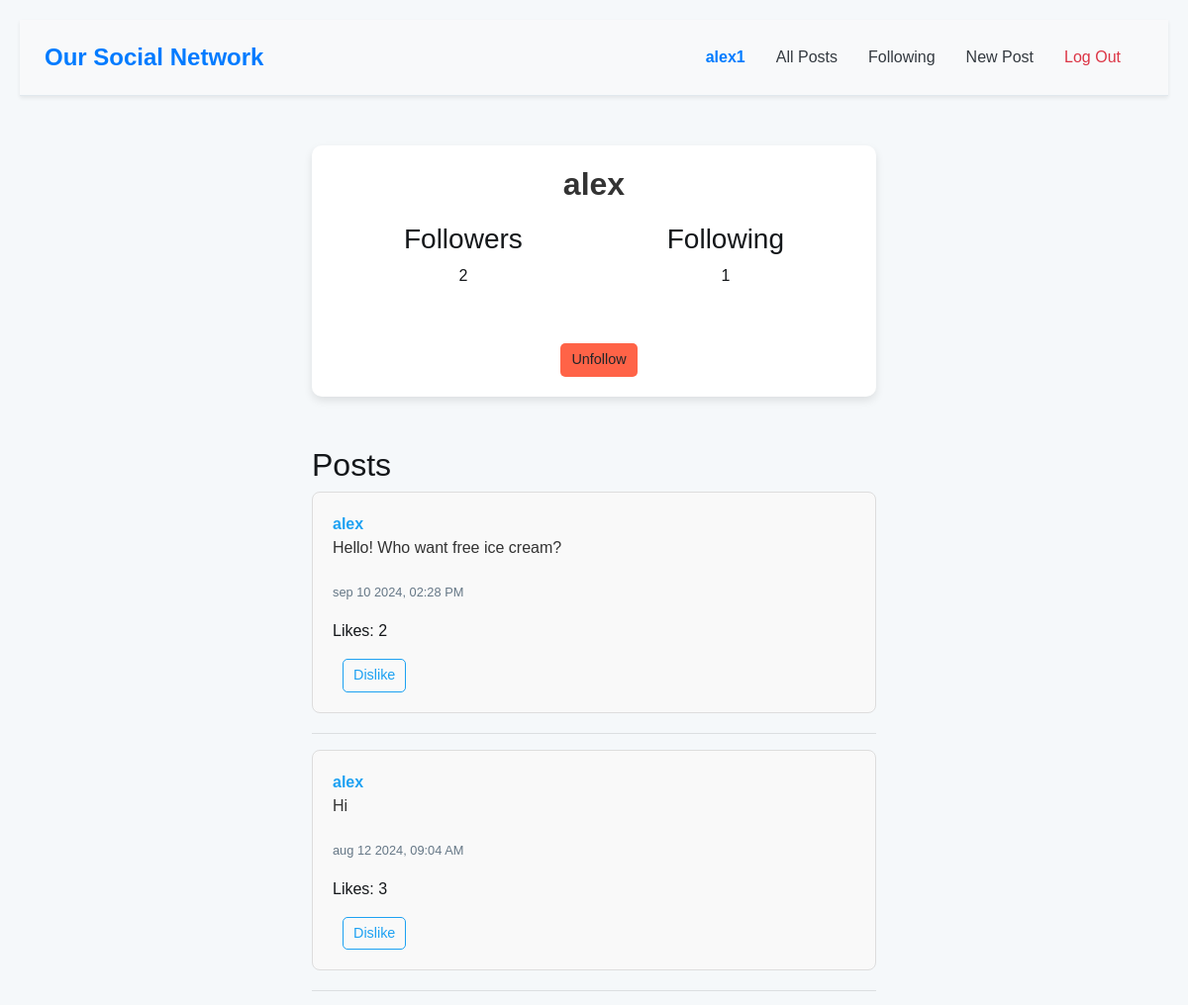
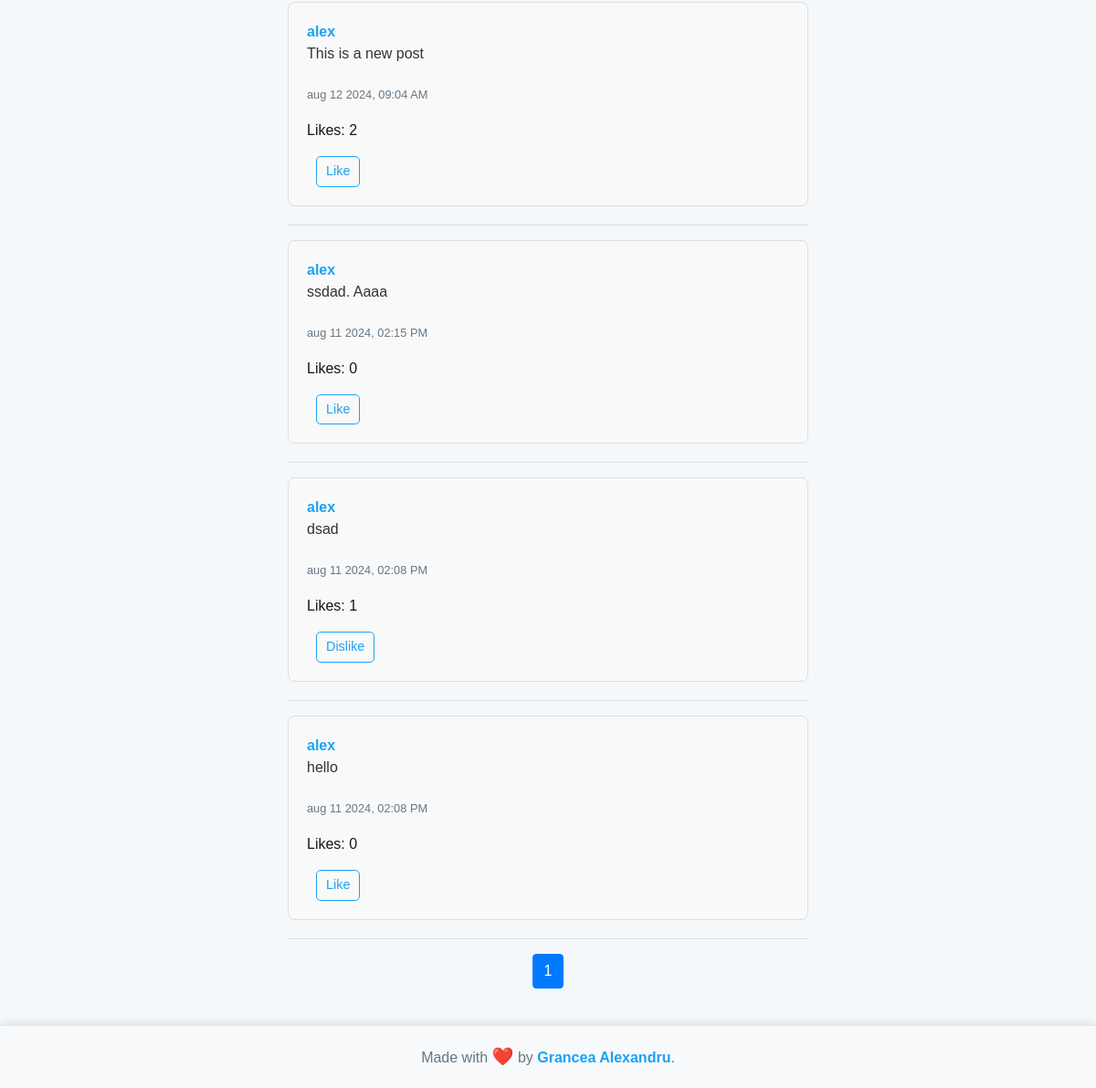
Page /profile/alex (signed in) on the committed database (2 pictures, top to bottom).
### network/models.py (models this page shows, shortened)
class User(AbstractUser):
    followers = models.ManyToManyField("self", blank=True, symmetrical=False, related_name="following")

class Post(models.Model):
    user = models.ForeignKey(User, on_delete=models.CASCADE, related_name="posts")
    content = models.TextField(blank=True)
    timestamp = models.DateTimeField(auto_now_add=True)
    likes = models.ManyToManyField(User, related_name="liked_posts")

### network/views.py (the view)
# urls.py: path("profile/<str:username>", views.profile, name="profile"),
def profile(request, username):
    profile_user = User.objects.get(username=username)
    posts = Post.objects.filter(user=profile_user).order_by('-timestamp')
    paginator = Paginator(posts, 10)
    page_number = request.GET.get('page')
    page_obj = paginator.get_page(page_number)
    return render(request, 'network/profile.html', {
        "profile_user": profile_user,
        'page_obj': page_obj,
        "actual_user": request.user
    })

### network/templates/network/profile.html (shortened to what this page needs)
{% extends "network/layout.html" %}
{% block body %}
    <div class="profile-container">
        <div class="profile-header">
            <h2 class="profile-username">{{ profile_user.username }}</h2>
            <div class="profile-stats">
                <div class="profile-stat">
                    <h3>Followers</h3>
                    <p>{{ profile_user.followers.count }}</p>
                </div>
                <div class="profile-stat">
                    <h3>Following</h3>
                    <p>{{ profile_user.following.count }}</p>
                </div>
            </div>
            {% if user.is_authenticated %}
                {% if actual_user != profile_user %}
                    <div class="profile-actions">
                        {% if profile_user in actual_user.following.all %}
                            <a href="{% url 'unfollow' profile_user.id %}" class="btn btn-unfollow">Unfollow</a>
                        {% else %}
                            <a href="{% url 'follow' profile_user.id %}" class="btn btn-follow">Follow</a>
                        {% endif %}
                    </div>
                {% endif %}
            {% endif %}
        </div>
    </div>
    <h2>Posts</h2>
    {% for post in page_obj %}
        <div class="post" id="post-{{ post.id }}">
            <a href="{% url 'profile' post.user.username %}">{{ post.user }}</a>
            <p class="post-content">{{ post.content }}</p>
            <p><small>{{ post.timestamp|date:"b d Y, h:i A" }}</small></p>
            <p class="likes-count">Likes: {{ post.likes.count }}</p>
            {% if request.user in post.likes.all %}
                <button class="btn btn-sm btn-outline-primary like-btn" data-post-id="{{ post.id }}">Dislike</button>
            {% else %}
                <button class="btn btn-sm btn-outline-primary like-btn" data-post-id="{{ post.id }}">Like</button>
            {% endif %}
        </div>
        <hr>
    {% endfor %}
    <nav aria-label="Page navigation">
        <ul class="pagination justify-content-center">
            {% for num in page_obj.paginator.page_range %}
                <li class="page-item {% if page_obj.number == num %}active{% endif %}">
                    <a class="page-link" href="?page={{ num }}">{{ num }}</a>
                </li>
            {% endfor %}
        </ul>
    </nav>
{% endblock %}

### network/templates/network/layout.html (shortened to what this page needs)
{% load static %}
<!DOCTYPE html>
<html lang="en">
    <head>
        <link rel="stylesheet" href="https://stackpath.bootstrapcdn.com/bootstrap/4.4.1/css/bootstrap.min.css">
        <link href="{% static 'network/styles.css' %}" rel="stylesheet">
    </head>
    <body>
        <div class="main-content">
            <nav class="navbar navbar-expand-lg navbar-light bg-light shadow-sm">
                <div class="container">
                    <a class="navbar-brand font-weight-bold text-primary" href="#">Our Social Network</a>
                    <div class="collapse navbar-collapse" id="navbarNav">
                        <ul class="navbar-nav ml-auto">
                            {% if user.is_authenticated %}
                                <li class="nav-item">
                                    <a class="nav-link font-weight-bold text-primary" href="{% url 'profile' user.username %}">{{ user.username }}</a>
                                </li>
                            {% endif %}
                            <li class="nav-item">
                                <a class="nav-link text-dark" href="{% url 'index' %}">All Posts</a>
                            </li>
                            {% if user.is_authenticated %}
                                <li class="nav-item">
                                    <a class="nav-link text-dark" href="{% url 'following' %}">Following</a>
                                </li>
                                <li class="nav-item">
                                    <a class="nav-link text-dark" href="{% url 'new_post' %}">New Post</a>
                                </li>
                                <li class="nav-item">
                                    <a class="nav-link text-danger" href="{% url 'logout' %}">Log Out</a>
                                </li>
                            {% endif %}
                        </ul>
                    </div>
                </div>
            </nav>
            <div class="body">
                {% block body %}
                {% endblock %}
            </div>
        </div>
        <footer class="footer">
            Made with <span class="heart">❤️</span> by <a href="#">Grancea Alexandru</a>.
        </footer>
    </body>
</html>

### network/static/network/styles.css (style rules this page uses)
body { font-family: 'Arial', sans-serif; background-color: #f5f8fa; color: #14171a; margin: 0; padding: 0; }
html, body { height: 100%; margin: 0; display: flex; flex-direction: column; }
.main-content { flex: 1; padding: 20px; }
.navbar { background-color: #f8f9fa !important; padding: 15px 0; border-bottom: 1px solid #e1e8ed; }
.navbar-brand { font-size: 1.5rem; font-weight: bold; color: #007bff !important; }
.nav-item { margin-right: 15px; }
.nav-link { font-size: 1rem; color: #343a40 !important; }
.nav-link.text-danger { color: #dc3545 !important; }
.navbar .nav-link.font-weight-bold { color: #007bff !important; }
.body { max-width: 600px; margin: 20px auto; padding: 0 15px; }
.post { background-color: #ffffff; border: 1px solid #e1e8ed; border-radius: 8px; padding: 15px; margin-bottom: 15px; }
.post a { color: #1da1f2; font-weight: bold; text-decoration: none; }
.post p { font-size: 1rem; line-height: 1.5; }
.post small { color: #657786; }
a { color: #1da1f2; }
.footer { text-align: center; padding: 20px; background-color: #f7f9fa; border-top: 1px solid #e1e8ed; font-family: 'Arial', sans-serif; color: #657786; position: relative; box-shadow: 0 -2px 10px rgba(0, 0, 0, 0.1); width: 100%; margin-top: auto; }
.footer a { color: #1da1f2; text-decoration: none; font-weight: bold; }
.footer .heart { color: #e0245e; animation: heartbeat 1.5s infinite; font-size: 1.2em; }
.post { padding: 20px; margin-bottom: 20px; background-color: #f9f9f9; border: 1px solid #ddd; border-radius: 8px; position: relative; }
.post-content { font-size: 1.1em; margin-bottom: 20px; color: #333; }
.btn { margin-left: 10px; padding: 5px 10px; font-size: 0.9em; border-radius: 5px; cursor: pointer; }
.btn-outline-primary { border-color: #1da1f2; color: #1da1f2; }
.profile-container { max-width: 600px; margin: 50px auto; padding: 20px; background-color: #fff; border-radius: 10px; box-shadow: 0 4px 8px rgba(0, 0, 0, 0.1); }
.profile-header { display: flex; flex-direction: column; align-items: center; text-align: center; }
.profile-username { font-size: 2em; font-weight: bold; margin-bottom: 20px; color: #333; }
.profile-stats { display: flex; justify-content: space-around; width: 100%; margin-bottom: 20px; }
.profile-actions { margin-top: 20px; }
.btn-unfollow { background-color: #ff6347; }
.like-btn { margin-right: 18rem; }

### rows in the picture
User: username "alex1"
User: username "alex", followers.count "2", following.count "1"
Post: user "alex", content "Hello! Who want free ice cream?", timestamp "sep 10 2024, 02:28 PM", likes.count "2"
Post: user "alex", content "Hi", timestamp "aug 12 2024, 09:04 AM", likes.count "3"
Post: user "alex", content "This is a new post", timestamp "aug 12 2024, 09:04 AM", likes.count "2"
Post: user "alex", content "ssdad. Aaaa", timestamp "aug 11 2024, 02:15 PM", likes.count "0"
Post: user "alex", content "dsad", timestamp "aug 11 2024, 02:08 PM", likes.count "1"
Post: user "alex", content "hello", timestamp "aug 11 2024, 02:08 PM", likes.count "0"

### other values in the picture
{{ num }} "1"
